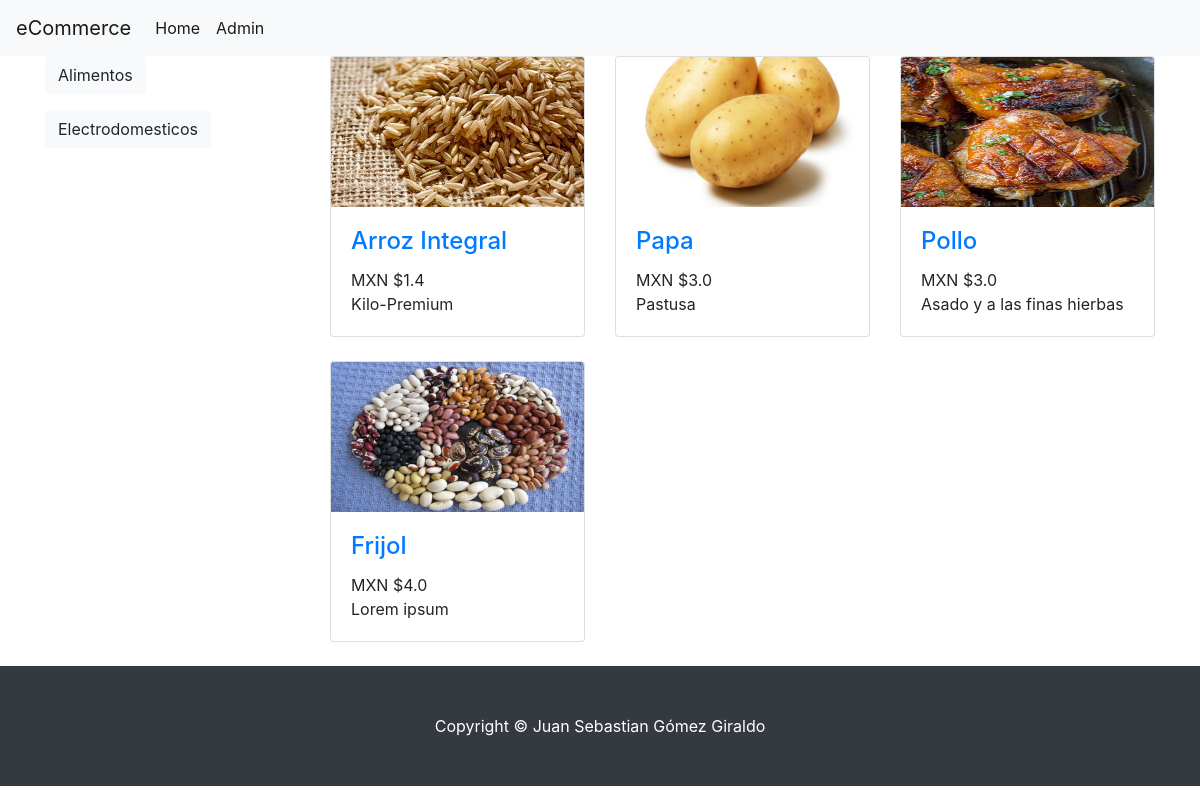
Page /2 on the earlier database version.
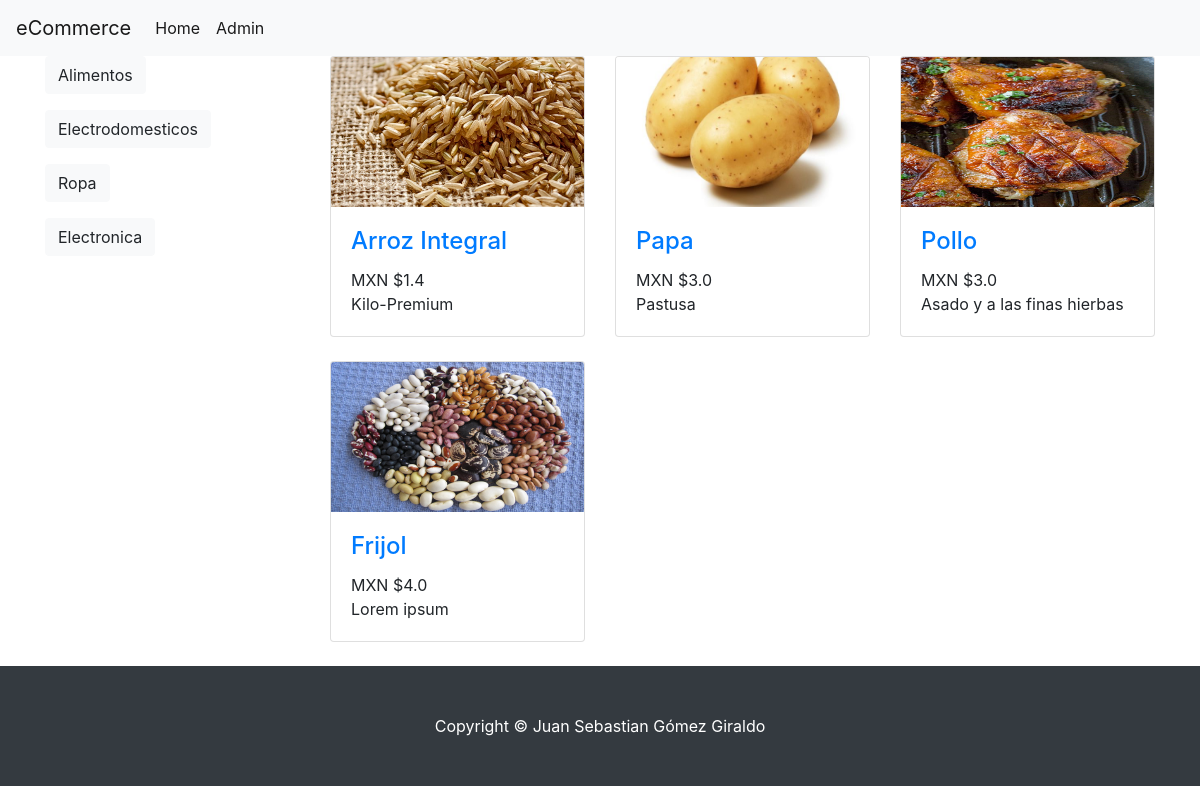
Same page on the later database version.
### gestionProductos/models.py (models this page shows, shortened)
class Category(models.Model):
    idC = models.BigAutoField(primary_key=True)
    parentCategory = models.ForeignKey('self',on_delete=models.CASCADE,null=True)
    name = models.CharField('Category', max_length = 100)
    image = models.ImageField(upload_to='photos_category',null=True)

class Product(models.Model):
    idP = models.BigAutoField(primary_key=True)
    name = models.CharField(max_length=50)
    description = models.CharField(max_length=100)
    weight = models.FloatField()
    prize = models.FloatField()
    category = models.ForeignKey(Category,on_delete=models.CASCADE)
    image = models.ImageField(upload_to='photos_products',null=True)

### gestionProductos/views.py (the view)
# urls.py: path('', views.categories, name='ListarCategorias'),
def categories(request,idC=None):
    Pro = None
    context = {}
    if idC is not None:
        Pro = Product.objects.filter(category_id = idC)
    cat = Category.objects.all().order_by('parentCategory')
    context["Categories"]=cat
    context["Products"]=Pro
    url= 'http://api.currencylayer.com/live?access_key=405e0a2e943e4174df8bb5881800e101&currencies=USD,AUD,CAD,PLN,MXN&format=1'
    response = requests.get(url)
    if(response.status_code == 200):
        print(response.json()["quotes"])
        quote = response.json()["quotes"]["USDMXN"] #Diccionario
        if Pro:
            for p in Pro:
                p.prize = p.prize*quote
    return render(request,'categories.htm',context)

### Catalogo_Productos/Templates/Categories.htm
{% extends "base.htm" %}
{% block content %}
<div class="container">
            <div class="row">
              <div class="col-lg-3">
                    {% if Categories %}
                        {% for cat in Categories %}
                            {% if cat.parentCategory %}
                                {% if cat.parentCategory.idC == 0 %}
                                    <p>
                                        <a class="btn btn-light" data-toggle="collapse" href="#{{cat.name}}" role="button" aria-expanded="false" aria-controls="{{cat.name}}">
                                            {{cat.name}}
                                        </a>
                                    </p>
                                {% else %}
                                    <div class="collapse" id="{{cat.parentCategory.name}}">
                                        <div class="card card-text">
                                            <a href="{{cat.idC}}" target="_self" rel="noopener noreferrer">{{cat.name}}</a>
                                        </div>
                                    </div>
                                {% endif %}
                            {% endif %}
                        {% endfor %}
                    {% else %}
                        No hay Categorias
                    {% endif %}
              </div>
                <div class="col-lg-9">
                    <div class="row">
                    {% for p in Products %}
                        <div class="col-lg-4 col-md-6 mb-4">
                            <div class="card h-100">
                            <a href="#"><img class="card-img-top" src="media/{{p.image}}" width=50 height=150 alt=""></a>
                            <div class="card-body">
                                <h4 class="card-title">
                                <a href="#">{{p.name}}</a>
                                </h4>MXN ${{p.prize}}</h5>
                                <p class="card-text">{{p.description}}</p>
                            </div>
                            </div>
                        </div>
                    {% endfor %}
                    </div>
                </div>
            </div>
        </div>
{% endblock %}

### Catalogo_Productos/Templates/base.htm (shortened to what this page needs)
<!DOCTYPE html>
<html lang="en">
<head>
        {% load bootstrap4 %}
        {% bootstrap_css %}
</head>
<body>
    {% include "navbar.htm" %}
    {% block content %}{% endblock %}
    <footer class="py-5 bg-dark">
        <div class="container">
        <p class="m-0 text-center text-white">Copyright &copy; Juan Sebastian Gómez Giraldo</p>
        </div>
    </footer>
</body>
</html>

### Catalogo_Productos/Templates/navbar.htm (shortened to what this page needs)
<html>
<body>
    <nav class="navbar navbar-expand-lg navbar-light bg-light">
        <a class="navbar-brand" href="#">eCommerce</a>
        <div class="collapse navbar-collapse" id="navbarSupportedContent">
          <ul class="navbar-nav mr-auto">
            <li class="nav-item active">
              <a class="nav-link" href="/gestionProductos">Home <span class="sr-only">(current)</span></a>
            </li>
            <li class="nav-item active">
                <a class="nav-link" href="/admin">Admin <span class="sr-only">(current)</span></a>
            </li>
          </ul>
        </div>
      </nav>
</body>
</html>

Differences in the rows shown:
added Category: name "Ropa"
added Category: name "Electronica"
